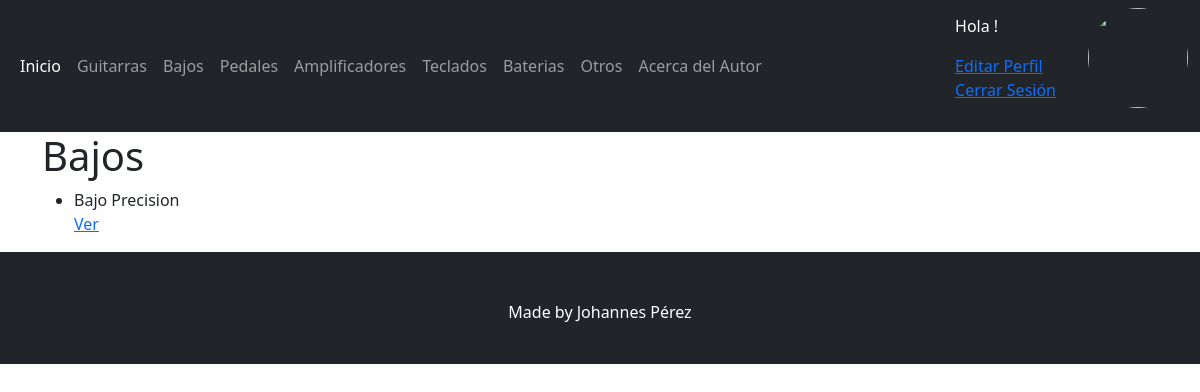
Before: /listaBajos/ (signed in) with the older database file.
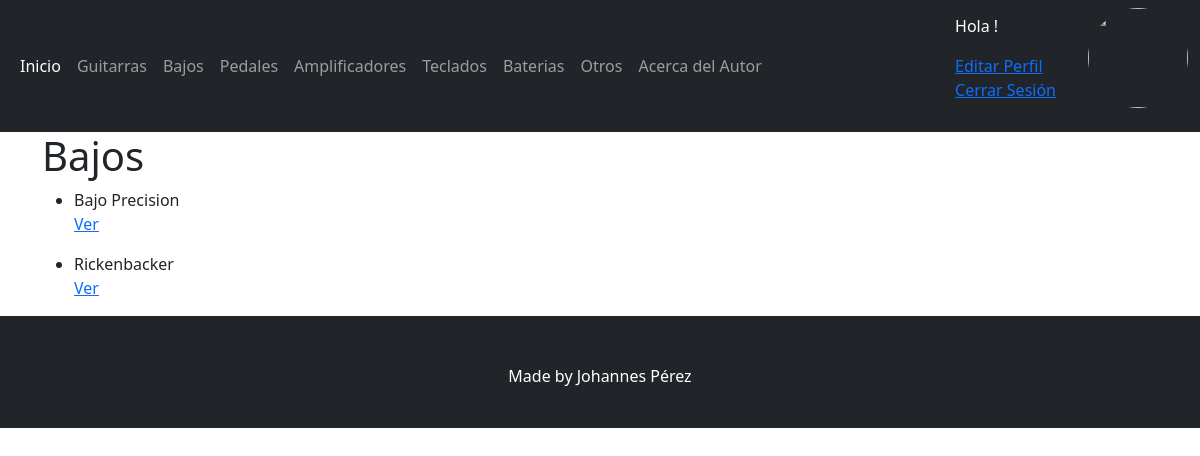
After: the same page with the newer database file.
### Base/models.py (models this page shows, shortened)
class Instrumento(models.Model):
    instrumentoSeleccion = (
    ('guitarra','Guitarra'),
    ('bajo', 'Bajo'),
    ('pedal','Pedal'),
    ('bateria','Bateria'),
    ('teclado','Teclado'),
    ('amplificador','Amplificador'),
    ('otro', 'Otro'),
    )
    usuario = models.ForeignKey(User, on_delete=models.CASCADE, null=True, blank=True)
    titulo = models.CharField(max_length=200)
    instrumento = models.CharField(max_length=15, choices=instrumentoSeleccion, default='guitarra')
    marca = models.CharField(max_length=40)
    modelo = models.CharField(max_length=40)
    descripcion = models.TextField(null=True, blank=True)
    year = models.IntegerField()
    precio = models.DecimalField(max_digits=10, decimal_places=2)
    fechaPublicacion = models.DateTimeField(auto_now_add=True)
    telefonoContacto = models.IntegerField()
    emailContacto = models.EmailField()
    imagenInstrumento = models.ImageField(null=True, blank=True, upload_to="imagenes/")

### Base/views.py (the view)
# urls.py: path('listaBajos/', BajoLista.as_view(), name='bajos'),
class BajoLista(LoginRequiredMixin, ListView):
    context_object_name = 'bajos'
    queryset = Instrumento.objects.filter(instrumento__startswith='bajo')
    template_name = 'Base/listaBajos.html'

### Base/templates/Base/listaBajos.html (shortened to what this page needs)
{% extends 'Base/home.html' %}
{% block content %}
<div class="container">
<h1>Bajos</h1>
</div>
<div class="container">
{% for bajo in bajos %}
<ul>
    <li>{{bajo.titulo}}</li>
    <a href="{% url 'bajo' bajo.id %}">Ver</a>
</ul>
{% endfor %}
</div>
{% endblock %}

Changed rows visible on the page:
added Instrumento: titulo "Rickenbacker"
